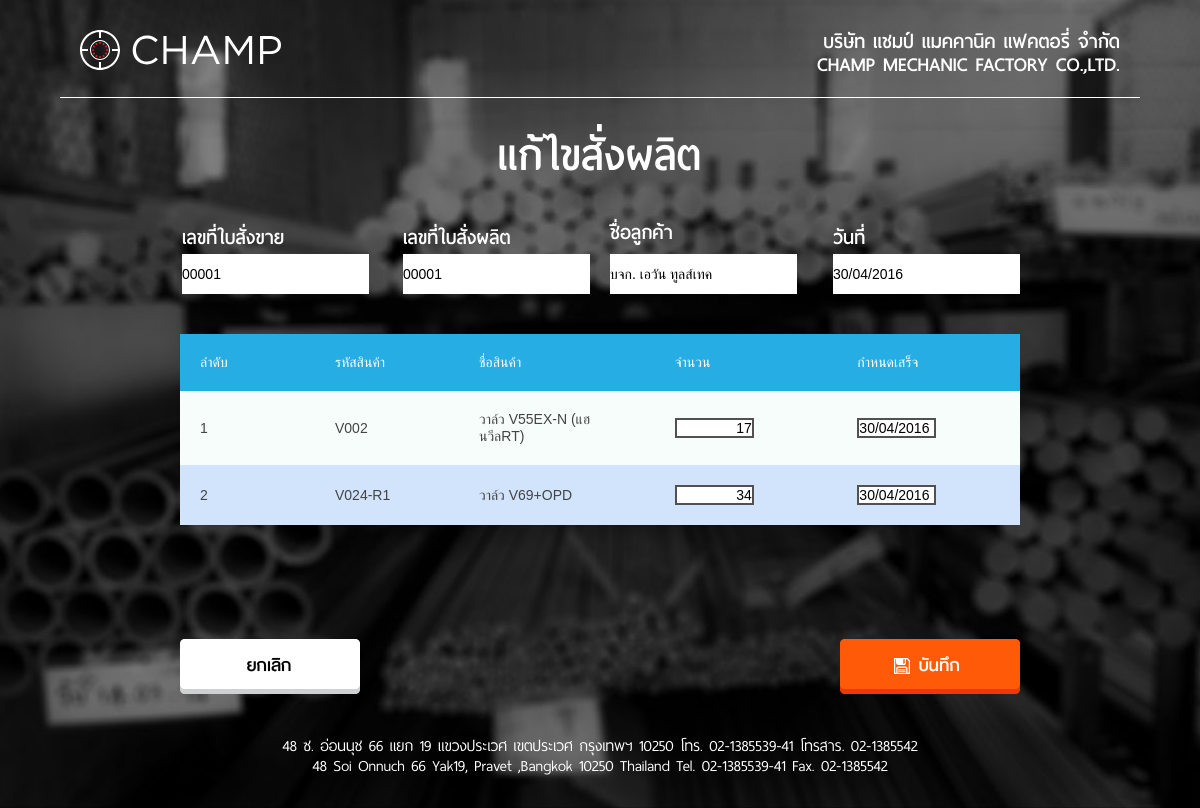
Page /edit_mo.php?id=00001 (signed in) on the committed database.
### tables this page shows
CREATE TABLE `production` (
  `production_id` int(5) UNSIGNED ZEROFILL NOT NULL,
  `po_id` int(5) UNSIGNED ZEROFILL NOT NULL,
  `customer_id` varchar(255) NOT NULL,
  `created` date NOT NULL,
  `duedate` date NOT NULL
);

CREATE TABLE `customers` (
  `customer_id` varchar(5) NOT NULL,
  `customer_type` int(2) DEFAULT NULL,
  `company_name` varchar(46) DEFAULT NULL,
  `address` varchar(89) DEFAULT NULL,
  `town` varchar(17) DEFAULT NULL,
  `city` varchar(11) DEFAULT NULL,
  `zip` int(5) DEFAULT NULL,
  `phone` varchar(13) DEFAULT NULL,
  `fax` varchar(13) DEFAULT NULL,
  `contact` varchar(40) DEFAULT NULL,
  `credit` int(2) DEFAULT NULL
);

CREATE TABLE `production_details` (
  `production_id` int(5) UNSIGNED ZEROFILL NOT NULL,
  `product_id` varchar(255) NOT NULL,
  `qty` int(11) NOT NULL,
  `send_date` date NOT NULL,
  `due_date` date NOT NULL
);

CREATE TABLE `products` (
  `product_id` varchar(7) NOT NULL,
  `name` varchar(50) DEFAULT NULL,
  `unit` varchar(3) DEFAULT NULL,
  `price` int(11) DEFAULT NULL,
  `remark` varchar(10) DEFAULT NULL,
  `pic` varchar(50) DEFAULT NULL,
  `stock` int(11) NOT NULL
);

### inc/conf.php (called while the page is built, shortened)
<?php
$db_name = "champ";
$Customers = "customers";
$Products = "products";
$Production = "production";
$ProductionDetails = "production_details";
function toDatepicker($date){
  $explode = explode('-', $date);
  $new  = implode('/', array_reverse($explode));
  return $new;
}
?>

### edit_mo.php (the view, shortened to what this page needs)
<?php
  include('inc/conf.php');
  $id = $_GET['id'];
  $sql = "SELECT a.*, b.company_name FROM $Production a LEFT JOIN $Customers b ON  a.customer_id= b.customer_id WHERE Production_id = '$id'";
  $query = mysql_db_query($db_name, $sql);
  $row = mysql_fetch_row($query);
?>
<!DOCTYPE html>
<html class="nojs html" lang="en-US">
 <head>
  <link rel="stylesheet" type="text/css" href="css/site_global.css?131700929"/>
  <link rel="stylesheet" type="text/css" href="css/master_a-master.css?336593918"/>
  <link rel="stylesheet" type="text/css" href="css/new_mo.css?3797289647" id="pagesheet"/>
  <link rel="stylesheet" href="//code.jquery.com/ui/1.11.4/themes/smoothness/jquery-ui.css">
 </head>
 <body class="museBGSize">
  <div class="clearfix" id="page">
   <div class="position_content" id="page_position_content">
    <div class="clearfix colelem" id="pu156">
     <a class="nonblock nontext clip_frame grpelem" id="u156" href="home.php"><img class="svg" id="u154" src="images/pasted-svg-201.svg" width="201" height="40" alt="" data-mu-svgfallback="images/pasted%20svg%20201_poster_.png"/></a>
     <div class="clearfix grpelem" id="u164-6">
      <p>บริษัท แชมป์ แมคคานิค แฟคตอรี่ จำกัด</p>
      <p>CHAMP MECHANIC FACTORY CO.,LTD.</p>
     </div>
    </div>
     <form enctype="multipart/form-data" action="action_edit_mo.php?id=<?php echo $row[0];?>" method="POST" id="edit_mo">
    <div class="colelem" id="u169"></div>
    <div class="clearfix colelem" id="u4038-4">
     <p>แก้ไขสั่งผลิต</p>
    </div>
    <div class="clearfix colelem" id="pu4031-4">
     <div class="clearfix grpelem" id="u4031-4">
      <p>เลขที่ใบสั่งขาย</p>
     </div>
     <div class="clearfix grpelem" id="u5479-4">
      <p>เลขที่ใบสั่งผลิต</p>
     </div>
     <div class="clearfix grpelem" id="u4037-4">
      <p>ชื่อลูกค้า</p>
     </div>
     <div class="clearfix grpelem" id="u4035-4">
      <p>วันที่</p>
     </div>
    </div>
    <div class="clearfix colelem" id="pu4036">
     <div class="grpelem" id="u4036">
  <input class="textbox" name="po_id" value="<?php echo $row[0];?>" readonly>
</div>
     <div class="grpelem" id="u5482">
      <input class="textbox"type="text" name="code" value="<?php echo $row[1];?>" readonly>
</div>
     <div class="grpelem" id="u4030">
      <input class="textbox customer_name"type="text" name="customer_name" readonly value="<?php echo $row[5];?>">
</div>
     <div class="grpelem" id="u4033">
      <input class="textbox datepicker"type="text"name="created" value="<?php echo toDatepicker($row[4]);?>">
</div>
    </div>
    <div class="colelem" id="u4029">
<div class="tg-wrap"><table id="tg-0YX8L" class="tg">
  <tr>
    <th class="tg-031e">ลำดับ</th>
    <th class="tg-031e">รหัสสินค้า</th>
    <th class="tg-031e">ชื่อสินค้า</th>
    <th class="tg-031e">จำนวน</th>
    <th class="tg-031e">กำหนดเสร็จ</th>
  </tr>
  <?php
    $sql = "SELECT a.*, b.name as name FROM $ProductionDetails a ";
    $sql .= " LEFT JOIN $Products b ON a.product_id=b.product_id ";
    $sql .= " WHERE a.production_id = '$row[1]' ORDER BY a.production_id ASC";
    $query = mysql_db_query($db_name, $sql);
    $counter = 1;
    while($lists = mysql_fetch_array($query)) {
      if($counter%2 != 0){
      ?>
      <tr>
      <td class="tg-031e">
        <?php echo $counter; ?>
      </td>
      <td class="tg-031e"><?php echo $lists['product_id']?></td>
      <td class="tg-031e"><?php echo $lists['name']; ?></td>
      <td class="tg-031e">
      <input class="inp qty" type="text" style="text-align:right;" name="qty[]" readonly="" value="<?php echo $lists['qty']; ?>">
      </td>
      <td class="tg-031e">
      <input id="<?php echo $counter; ?>" class="inp datepicker" readonly="" type="text" name="duedate[]" value="<?php echo toDatepicker($lists['due_date']); ?>">
      </td>
      </tr>
      <?php }else{ ?>
      <tr>
      <td class="tg-vn4c">
        <?php echo $counter; ?>
      </td>
      <td class="tg-vn4c"><?php echo $lists['product_id']?></td>
      <td class="tg-vn4c"><?php echo $lists['name']; ?></td>
      <td class="tg-vn4c">
      <input class="inp qty" type="text" style="text-align:right;" name="qty[]" readonly="" value="<?php echo $lists['qty']; ?>">
      </td>
      <td class="tg-vn4c">
      <input id="<?php echo $counter; ?>" class="inp datepicker" readonly="" type="text" name="duedate[]" value="<?php echo toDatepicker($lists['due_date']); ?>">
      </td>
      </tr>
      <?php }
          $counter++;
    }
  ?>
</table></div>
</div>
    <div class="clearfix colelem" id="pu4024">
     <a class="nonblock nontext clip_frame grpelem" id="u4024" href="overview_mo.php"><img class="block" id="u4024_img" src="images/cancle_but.png" alt="" width="180" height="55"/></a>
     <button type="submit" form="edit_mo" value="Submit" class="nonblock nontext clip_frame grpelem" id="u4026" href="overview_mo.php"><img class="block" id="u4026_img" src="images/save_but.png" alt="" width="180" height="55"/></button>
    </div>
    <div class="clearfix colelem" id="u258-7">
     <p id="u258-2">48 ซ. อ่อนนุช 66 แยก 19 แขวงประเวศ เขตประเวศ กรุงเทพฯ 10250 โทร. 02-1385539-41 โทรสาร. 02-1385542</p>
     <p id="u258-4">48 Soi Onnuch 66 Yak19, Pravet ,Bangkok 10250 Thailand Tel. 02-1385539-41 Fax. 02-1385542</p>
     <p>&nbsp;</p>
    </div>
   </div>
  </div>
   </body>
</html>

### css/site_global.css (style rules this page uses)
html { min-height: 100%; min-width: 100%; -ms-text-size-adjust: none; }
body,div,dl,dt,dd,ul,ol,li,nav,h1,h2,h3,h4,h5,h6,pre,code,form,fieldset,legend,input,button,textarea,p,blockquote,th,td,a { margin: 0px; padding: 0px; border-width: 0px; border-style: solid; border-color: transparent; -webkit-transform-origin: left top; -ms-transform-origin: left top; -o-transform-origin: left top; transform-origin: left top; background-repeat: no-repeat; }
table { border-collapse: collapse; border-spacing: 0px; }
fieldset,img { border: 0px; border-style: solid; -webkit-transform-origin: left top; -ms-transform-origin: left top; -o-transform-origin: left top; transform-origin: left top; }
address,caption,cite,code,dfn,em,strong,th,var,optgroup { font-style: inherit; font-weight: inherit; }
caption,th { text-align: left; }
input,button,textarea,select,optgroup,option { font-family: inherit; font-size: inherit; font-style: inherit; font-weight: inherit; }
body { font-family: Arial, Helvetica Neue, Helvetica, sans-serif; text-align: left; font-size: 14px; line-height: 17px; word-wrap: break-word; text-rendering: optimizeLegibility; -moz-font-feature-settings: 'liga'; -ms-font-feature-settings: 'liga'; -webkit-font-feature-settings: 'liga'; font-feature-settings: 'liga'; }
a:link { color: #0000FF; text-decoration: underline; }
a.nontext { color: black; text-decoration: none; font-style: normal; font-weight: normal; }
.colelem { display: inline; float: left; clear: both; }
.clearfix:after { content: "\0020"; visibility: hidden; display: block; height: 0px; clear: both; }
.clip_frame { overflow: hidden; }
.svg { display: block; vertical-align: top; }
.position_content,.excludeFromNormalFlow { float: left; }
.MenuBar .SubMenuVisible,.MenuBarVertical .SubMenuVisible,.MenuBar .SubMenu .SubMenuVisible,.popup_element.Active,span.actAsPara,.actAsDiv,a.nonblock.nontext,img.block { display: block; }
.grpelem,.accordion_wrapper { display: inline; float: left; }
p,h1,h2,h3,h4,h5,h6,ol,ul,span.actAsPara { max-height: 1000000px; }
@media screen and (-webkit-min-device-pixel-ratio:0) { body { text-rendering: auto; } }

### css/master_a-master.css (style rules this page uses)
#u156 { background-color: transparent; }
#u154 { display: block; }
#u164-6 { background-color: transparent; line-height: 23px; font-size: 18px; text-align: right; color: #FFFFFF; font-family: '__ThaiSans Neue_5'; font-weight: 700; }
#u169 { background-color: #FFFFFF; }
#u258-7 { background-color: transparent; color: #FFFFFF; font-family: '__ThaiSans Neue_5'; font-weight: 400; }
#u258-2,#u258-4 { text-align: center; line-height: 20px; }

### edit_mo.php (style rules this page uses)
.textbox { outline:0; height:40px; width: 187px; }
.inp { border-color: #515151; border-width: 2px; width: 75px; }
.tg { border-collapse:collapse;border-spacing:0;border-color:#999;border:none;margin:0px auto; }
.tg td { font-family:Arial, sans-serif;font-size:14px;width:960px;padding:20px 20px;border-style:solid;border-width:0px;overflow:hidden;word-break:normal;border-color:#999;color:#444;background-color:#F7FDFA; }
.tg th { font-family:Arial, sans-serif;font-size:14px;font-weight:normal;padding:20px 20px;border-style:solid;border-width:0px;overflow:hidden;word-break:normal;border-color:#999;color:#fff;background-color:#26ADE4;width:150px; }
.tg .tg-vn4c { background-color:#D2E4FC }

### rows in the picture
production: po_id "00001", code "00001", customer_name "บจก. เอวัน ทูลส์เทค", created "30/04/2016"
production_details: product "V002", product.name "วาล์ว V55EX-N (แฮนวีลRT)", qty "17", due_date "30/04/2016"
production_details: product "V024-R1", product.name "วาล์ว V69+OPD", qty "34", due_date "30/04/2016"
